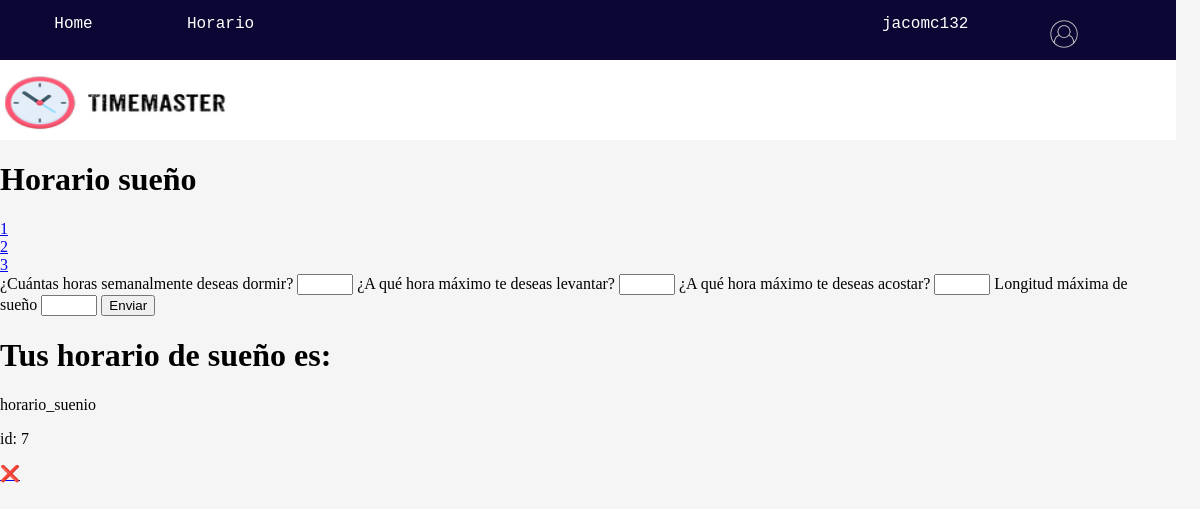
Page /horario/suenio (signed in) on the earlier database version.
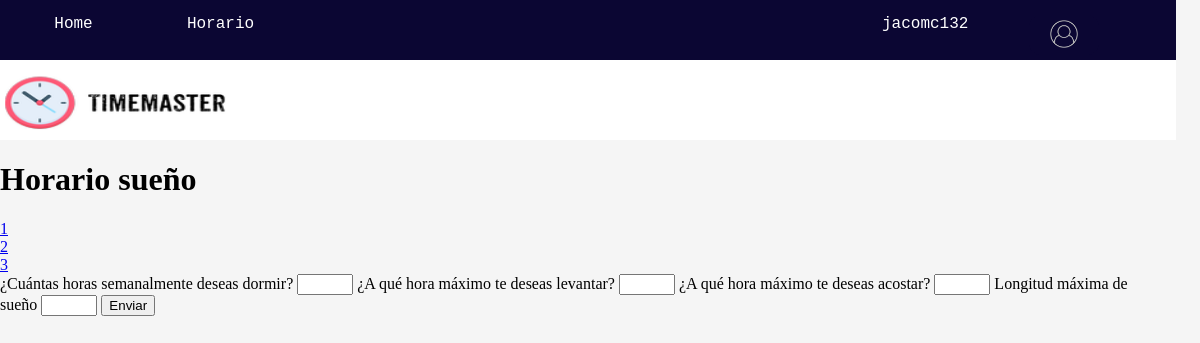
Same page on the later database version.
### horario/models.py (models this page shows)
class Event(models.Model):
    user_id = models.ForeignKey(User, on_delete=models.CASCADE)
    priority = models.IntegerField(choices = [(i,i) for i in range(1,11)])
    name = models.CharField(max_length=30)
    event_type = models.CharField(max_length=50,default="actividad_fija") #Choices: actividad_fija, no fija y horario suenio.
    constraints = models.JSONField(default = dict)

### horario/views.py (the view)
# urls.py: path('suenio',views.suenio, name = 'suenio'),
@login_required(login_url = "user_login")
def suenio(request):
    user = User.objects.get(pk = request.user.pk)
    if request.method == "POST":
        priority = 10
        name = "horario_suenio"
        event_type = "suenio"
        time_goal = request.POST["horas_suenio"]
        time_goal_counter = time_goal
        max_levantarse = request.POST["hora_maxima_levantar"]
        max_acostarse = request.POST["hora_maxima_acostar"]
        max_time = request.POST["longitud_maxima_suenio"]
        constraints = {'time_goal':time_goal,'time_goal_counter':time_goal_counter,'max_levantarse':max_levantarse,'max_acostarse':max_acostarse,'max_time':max_time}
        nuevo_horario_suenio = Event(user_id=user,priority=priority,name=name,event_type=event_type,constraints=constraints)
        nuevo_horario_suenio.save()
        return redirect(reverse("actividades_fijas"))
    elif request.method == "GET":
        horario_suenio = Event.objects.filter(user_id = user.pk)
        horario_suenio = horario_suenio.filter(event_type="suenio")
        return render(request,"suenio.html",{"horario_suenio":horario_suenio})

### horario/templates/suenio.html (shortened to what this page needs)
{% extends 'main/main.html' %}
{% load static %}
{% block content %}
<h1>Horario sueño</h1>
<div class="contenedor_links_horario">
    <div class="contenedor_link_suenio">
        <a href="{% url 'suenio' %}">1</a>
    </div>
    <div class="contenedor_link_actividades_fijas">
        <a href="{% url 'actividades_fijas' %}">2</a>
    </div>
    <div class="contenedor_link_actividades_no_fijas">
        <a href="{% url 'actividades_no_fijas' %}">3</a>
    </div>
</div>
<form action="" method="POST">
    <label for="horas_suenio">¿Cuántas horas semanalmente deseas dormir?</label>
    <input type="number" name="horas_suenio" id="horas_suenio" min="1" max="75" step="1" required>
    <label for="hora_maxima_levantar">¿A qué hora máximo te deseas levantar?</label>
    <input type="number" name="hora_maxima_levantar" id="hora_maxima_levantar" min="1" max="24" step="1" required>
    <label for="hora_maxima_acostar">¿A qué hora máximo te deseas acostar?</label>
    <input type="number" name="hora_maxima_acostar" id="hora_maxima_acostar" min="1" max="24" step="1" required>
    <label for="longitud_maxima_suenio">Longitud máxima de sueño</label>
    <input type="number" name="longitud_maxima_suenio" id="longitud_maxima_suenio" min="1" max="12" step="1" required>
    <input type="submit" value="Enviar">
</form>
<div class="contenedor_actividades">
    {% if horario_suenio %}
        <h1 class="titulo_tus_actividades">Tus horario de sueño es:</h1>
        {% for horario in horario_suenio %}
            <div class="caja_actividad">
                <p>{{horario.name}}</p>
                <p>id: {{horario.pk}}</p>
                <a href="{% url 'eliminar_suenio' ruta_suenio=horario.pk %}">❌</a>
            </div>
        {% endfor %}
    {% endif %}
</div>
{% endblock %}

Differences in the rows shown:
removed Event: name "horario_suenio", pk "7"
Other differences:
text no longer shown: "Tus horario de sueño es:"
